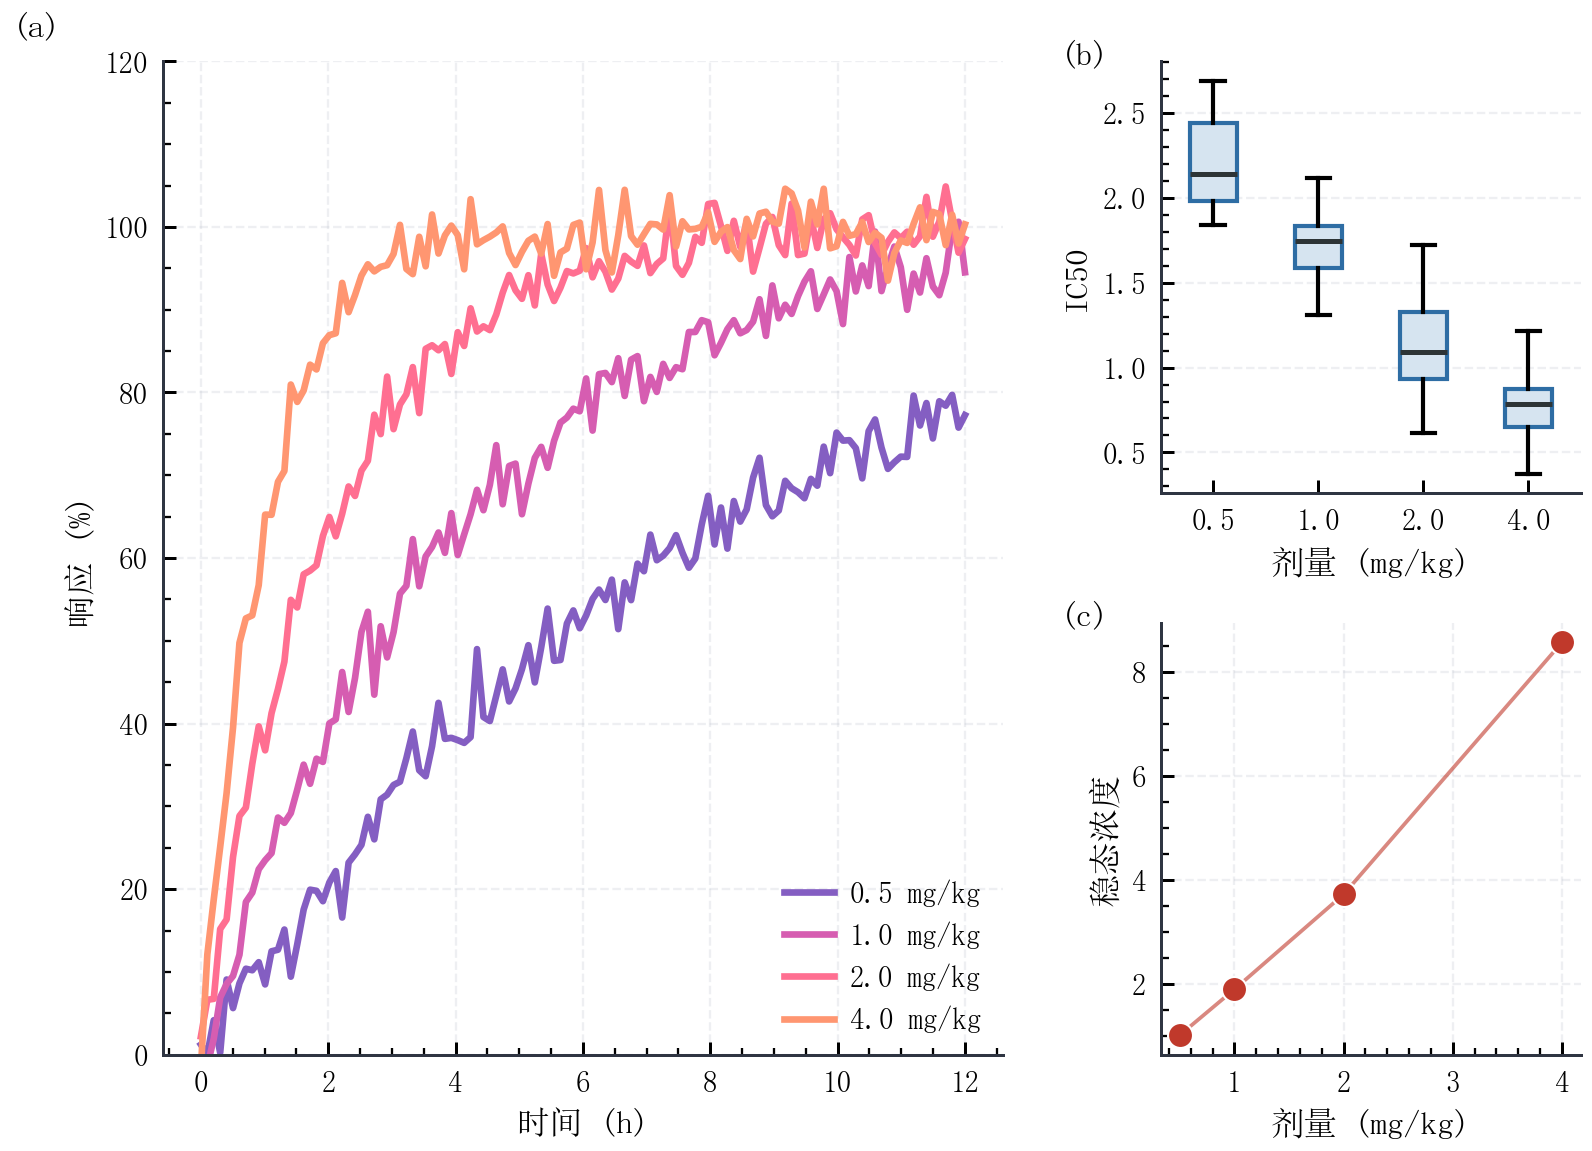

The Python source for this figure:
"""
50_composite_hero.py — Nature 复合图模板：不对称 Hero 布局

Nature 高频页面原型（asymmetric mixed-modality）：一个主导面板
承载核心结论（Hero），卫星面板回答次要问题。
使用 sp.hero_layout() 获得 2/3 宽主面板 + 右侧 2×1 卫星。
"""

import numpy as np
import sciplot as sp

rng = np.random.default_rng(50)

# ── 模拟数据 ──────────────────────────────────────────────────
x = np.linspace(0, 12, 120)
# 主面板：剂量-响应曲线（四组）
doses = [0.5, 1.0, 2.0, 4.0]
curves = []
for d in doses:
    base = 100 * (1 - np.exp(-x * d / 4))
    curves.append(base + rng.normal(0, 2.5, 120))

# 卫星 1：IC50 分布（箱线）
ic50 = np.array([rng.normal(m, 0.25, 30) for m in (2.2, 1.6, 1.1, 0.7)])

# 卫星 2：稳态浓度 vs 剂量（散点 + 回归）
dose_pts = np.array([0.5, 1.0, 2.0, 4.0])
conc = dose_pts * rng.uniform(1.8, 2.3, 4)

# ── Hero 布局：左侧主面板 + 右侧双卫星 ────────────────────────
result = sp.hero_layout("hero_right", venue="thesis")

ax_hero = result.ax_hero
colors = sp.get_palette("pastel-4")
for d, c, y in zip(doses, colors, curves):
    ax_hero.plot(x, y, color=c, linewidth=1.6, label=f"{d} mg/kg")
ax_hero.set_xlabel("时间 (h)", fontsize=8)
ax_hero.set_ylabel("响应 (%)", fontsize=8)
ax_hero.set_ylim(0, 120)
ax_hero.legend(frameon=False, fontsize=7, loc="lower right")

ax_ic50 = result.ax_satellite(0)
ax_ic50.boxplot(ic50.T, patch_artist=True, showfliers=False,
                medianprops=dict(color="#2D3436", linewidth=1.2),
                boxprops=dict(facecolor="#D6E4F0", edgecolor="#2E6DA4"))
ax_ic50.set_xticks(range(1, 5))
ax_ic50.set_xticklabels([f"{d:.1f}" for d in doses], fontsize=7)
ax_ic50.set_xlabel("剂量 (mg/kg)", fontsize=8)
ax_ic50.set_ylabel("IC50", fontsize=8)
ax_ic50.tick_params(labelsize=7)
sp.polish_axis(ax_ic50, categorical_axis="x", clean_spines=True, grid="y")

ax_conc = result.ax_satellite(1)
ax_conc.scatter(dose_pts, conc, s=36, color="#C0392B",
                edgecolors="white", linewidths=0.5, zorder=3)
ax_conc.plot(dose_pts, conc, color="#C0392B", linewidth=0.9, alpha=0.6)
ax_conc.set_xlabel("剂量 (mg/kg)", fontsize=8)
ax_conc.set_ylabel("稳态浓度", fontsize=8)
ax_conc.tick_params(labelsize=7)
sp.polish_axis(ax_conc, clean_spines=True, grid="both")
sp.polish_axis(ax_hero, clean_spines=True, grid="both")

sp.save(result.fig, "showcase/50_composite_hero", formats=("png",), dpi=300)
